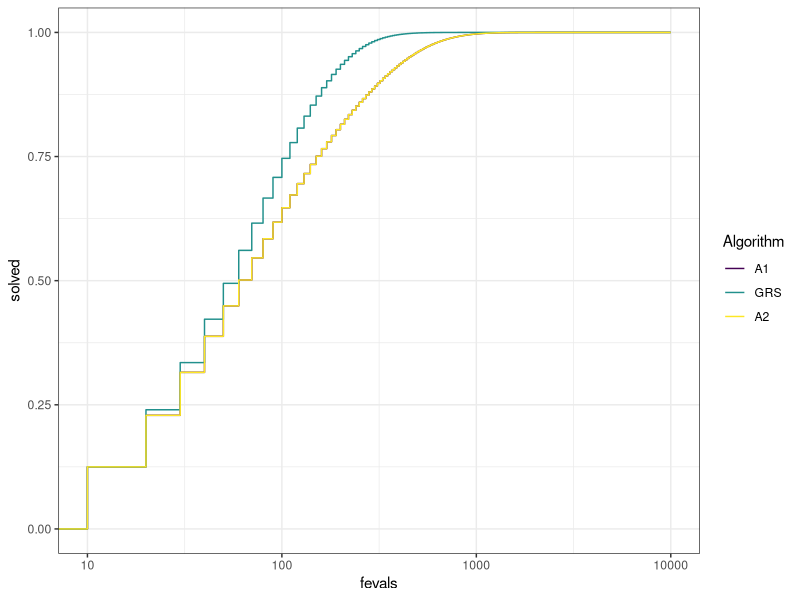
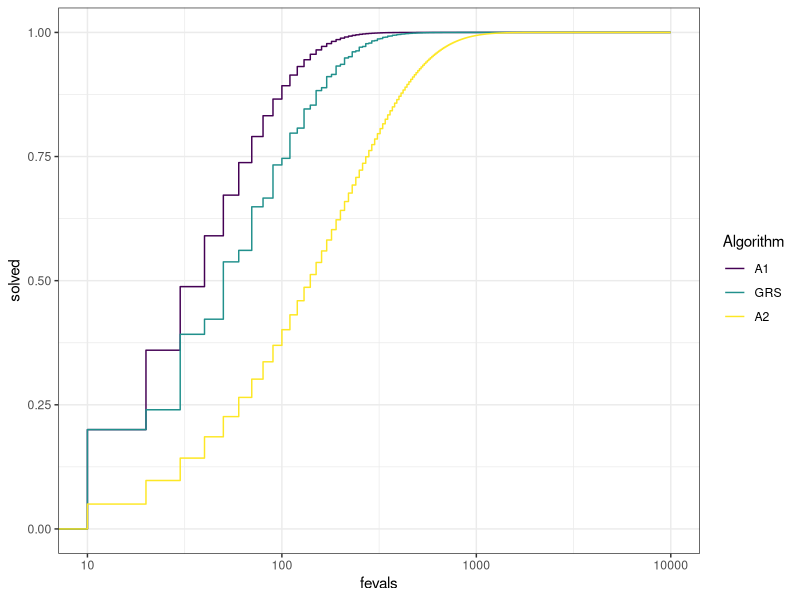
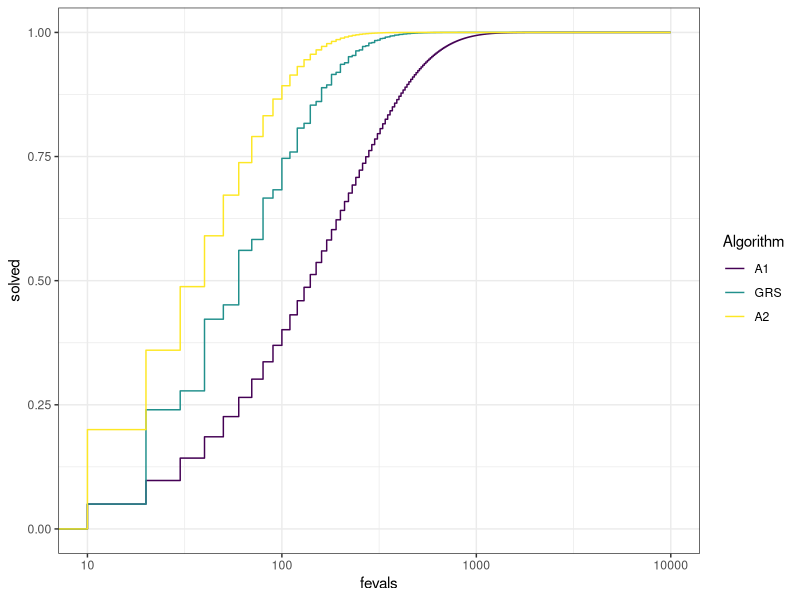

Generate these figures, in order, with R:
library(tidyverse)

theme_set(theme_bw())

generate_runtimes <- function(fes, succ, maxruns) {
  cum_unsolved <- c(1, cumprod(rep(1 - succ, length.out = maxruns)))
  cum_runtime <- c(0, cumsum(rep(fes, length.out = maxruns)))
  
  data.frame(
    fevals = cum_runtime,
    solved = 1 - cum_unsolved
  )
}

maxruns <- 1000

all_runtimes <- rbind(
  cbind(generate_runtimes(10, 0.2, maxruns), Algorithm = "A1", Problem = "P1"),
  cbind(generate_runtimes(10, 0.05, maxruns), Algorithm = "A1", Problem = "P2"),
  cbind(generate_runtimes(10, 0.05, maxruns), Algorithm = "A2", Problem = "P1"),
  cbind(generate_runtimes(10, 0.2, maxruns), Algorithm = "A2", Problem = "P2"),
  cbind(generate_runtimes(10, c(0.2, 0.05), maxruns), Algorithm = "GRS", Problem = "P1"),
  cbind(generate_runtimes(10, c(0.05, 0.2), maxruns), Algorithm = "GRS", Problem = "P2")
  # cbind(generate_runtimes(10, c(0.125), maxruns), Algorithm = "Random", Problem = "P1"),
  # cbind(generate_runtimes(10, c(0.125), maxruns), Algorithm = "Random", Problem = "P2")
)

all_runtimes <- all_runtimes %>% 
  mutate(Algorithm = factor(Algorithm, levels = c("A1", "GRS", "A2")))

# mean_runtimes <- all_runtimes %>% 
#   filter(Algorithm %in% c("A1", "A2")) %>% 
#   group_by(Problem, fevals) %>% 
#   summarize(solved = mean(solved)) %>% 
#   mutate(Algorithm = "Random")
# 
# all_runtimes <- rbind(all_runtimes, mean_runtimes)

# Summarize across Problems
all_runtimes %>% 
  group_by(Algorithm, fevals) %>% 
  summarize(solved = mean(solved)) %>% 
  ggplot(aes(fevals, solved, color = Algorithm)) +
  geom_step() +
  scale_color_viridis_d() +
  scale_x_log10()

ggplot(all_runtimes %>% filter(Problem == "P1"), aes(fevals, solved, color = Algorithm)) +
  geom_step() +
  scale_color_viridis_d() +
  scale_x_log10()

ggplot(all_runtimes %>% filter(Problem == "P2"), aes(fevals, solved, color = Algorithm)) +
  geom_step() +
  scale_color_viridis_d() +
  scale_x_log10()

solved <- all_runtimes %>% filter(Algorithm == "Random", Problem == "P1") %>% pull(solved)
fevals <- all_runtimes %>% filter(Algorithm == "Random", Problem == "P1") %>% pull(fevals)

(diff(solved) * fevals[2:length(solved)]) %>% sum()
